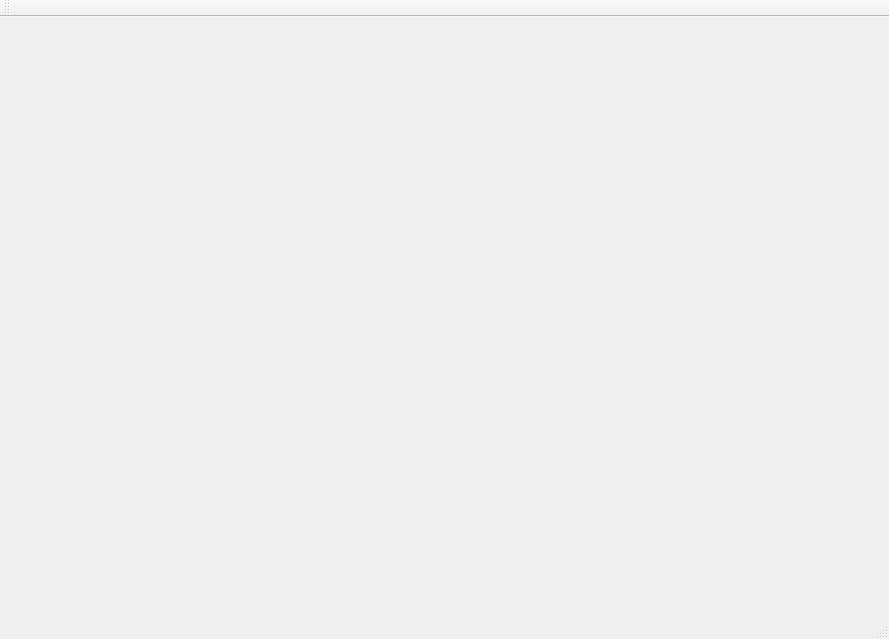
<?xml version="1.0" encoding="UTF-8"?>
<ui version="4.0">
 <class>MainWindow</class>
 <widget class="QMainWindow" name="MainWindow">
  <property name="geometry">
   <rect>
    <x>0</x>
    <y>0</y>
    <width>889</width>
    <height>639</height>
   </rect>
  </property>
  <property name="windowTitle">
   <string>MainWindow</string>
  </property>
  <widget class="QWidget" name="centralWidget"/>
  <widget class="QMenuBar" name="menuBar">
   <property name="geometry">
    <rect>
     <x>0</x>
     <y>0</y>
     <width>889</width>
     <height>23</height>
    </rect>
   </property>
  </widget>
  <widget class="QToolBar" name="mainToolBar">
   <attribute name="toolBarArea">
    <enum>TopToolBarArea</enum>
   </attribute>
   <attribute name="toolBarBreak">
    <bool>false</bool>
   </attribute>
  </widget>
  <widget class="QStatusBar" name="statusBar"/>
 </widget>
 <layoutdefault spacing="6" margin="11"/>
 <resources/>
 <connections/>
</ui>
